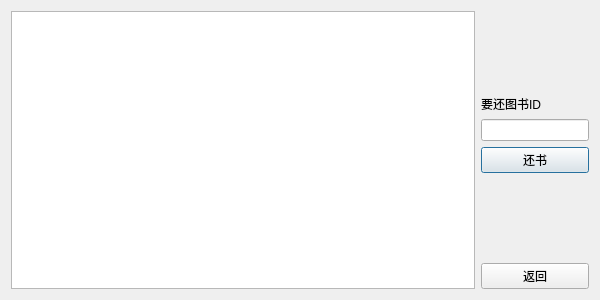
<?xml version="1.0" encoding="UTF-8"?>
<ui version="4.0">
 <class>DUser_Return</class>
 <widget class="QDialog" name="DUser_Return">
  <property name="geometry">
   <rect>
    <x>0</x>
    <y>0</y>
    <width>600</width>
    <height>300</height>
   </rect>
  </property>
  <property name="windowTitle">
   <string>Dialog</string>
  </property>
  <layout class="QGridLayout" name="gridLayout">
   <item row="0" column="0">
    <widget class="QTableWidget" name="tableWidget"/>
   </item>
   <item row="0" column="1">
    <layout class="QVBoxLayout" name="verticalLayout">
     <item>
      <spacer name="verticalSpacer_2">
       <property name="orientation">
        <enum>Qt::Vertical</enum>
       </property>
       <property name="sizeHint" stdset="0">
        <size>
         <width>20</width>
         <height>40</height>
        </size>
       </property>
      </spacer>
     </item>
     <item>
      <widget class="QLabel" name="label">
       <property name="text">
        <string>要还图书ID</string>
       </property>
      </widget>
     </item>
     <item>
      <widget class="QLineEdit" name="lineEdit_ID">
       <property name="sizePolicy">
        <sizepolicy hsizetype="Minimum" vsizetype="Fixed">
         <horstretch>0</horstretch>
         <verstretch>0</verstretch>
        </sizepolicy>
       </property>
      </widget>
     </item>
     <item>
      <widget class="QPushButton" name="pushButton_BookReturn">
       <property name="text">
        <string>还书</string>
       </property>
      </widget>
     </item>
     <item>
      <spacer name="verticalSpacer">
       <property name="orientation">
        <enum>Qt::Vertical</enum>
       </property>
       <property name="sizeHint" stdset="0">
        <size>
         <width>20</width>
         <height>40</height>
        </size>
       </property>
      </spacer>
     </item>
     <item>
      <widget class="QPushButton" name="pushButton_Return">
       <property name="text">
        <string>返回</string>
       </property>
      </widget>
     </item>
    </layout>
   </item>
  </layout>
 </widget>
 <resources/>
 <connections/>
</ui>
